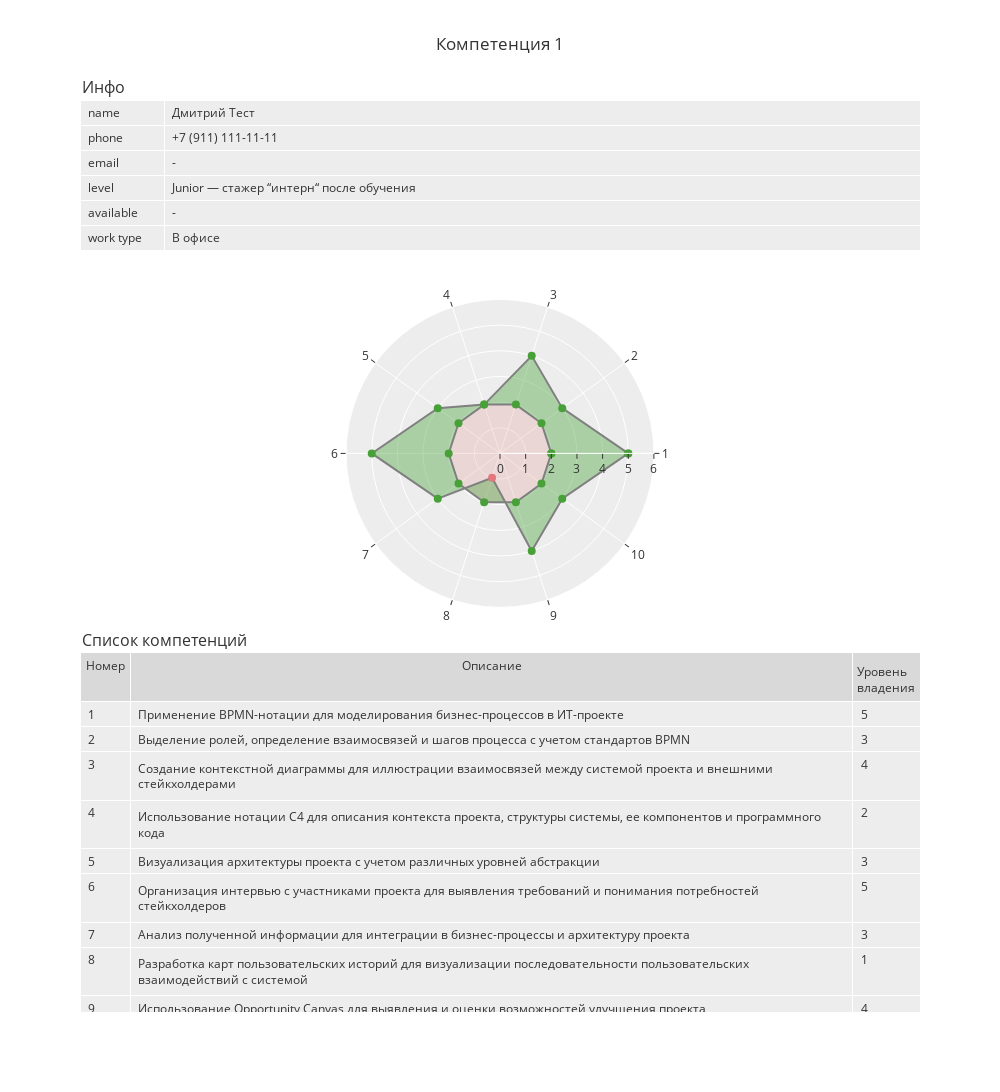

Notebook code cell kept with this figure:
### Markdown cell above
Настраиваем вывод:
- назначаем шаблон отрисовки
- добавляем название
- устанавливаем размеры
- выключаем отображение легенды
- для RadarChart рисуем размерную сетку

### Code cell
fig.update_layout(
    template='ggplot2',
    title=dict(text=expertise),
    height=1200,
    width=1000,
    showlegend=False,    
    polar=dict(
        radialaxis=dict(
            range=[0,6],
            visible=True),
    ),
)

### Figure 1 — Plotly figure (JSON) as saved in the notebook; plotly's stock layout.template omitted (floating-point values rounded to 4 significant figures)
{"data": [{"cells": {"align": "left", "height": 25, "values": [["name", "phone", "email", "level", "available", "work type"], ["Дмитрий Тест", "+7 (911) 111-11-11", "-", "Junior — стажер “интерн“ после обучения", "-", "В офисе"]]}, "columnwidth": [0.1, 0.9, 0], "domain": {"x": [0, 1], "y": [0.8312, 1]}, "header": {"align": "left", "height": 0, "values": ["", ""]}, "type": "table"}, {"customdata": ["Знаю только теорию", "Знаю только теорию", "Знаю только теорию", "Знаю только теорию", "Знаю только теорию", "Знаю только теорию", "Знаю только теорию", "Знаю только теорию", "Знаю только теорию", "Знаю только теорию", "Знаю только теорию"], "fill": "tonext", "fillcolor": "rgba(226,120,123,0.2)", "hovertemplate": "%{customdata}", "line": {"color": "grey"}, "marker": {"color": ["rgba(72,161,56,1)", "rgba(72,161,56,1)", "rgba(72,161,56,1)", "rgba(72,161,56,1)", "rgba(72,161,56,1)", "rgba(72,161,56,1)", "rgba(72,161,56,1)", "rgba(72,161,56,1)", "rgba(72,161,56,1)", "rgba(72,161,56,1)", "rgba(72,161,56,1)"], "size": 8}, "mode": "lines+markers", "name": "Reference", "r": [2, 2, 2, 2, 2, 2, 2, 2, 2, 2, 2], "subplot": "polar", "theta": ["1", "2", "3", "4", "5", "6", "7", "8", "9", "10", "1"], "type": "scatterpolar"}, {"customdata": ["Владею в совершенстве и активно использую на практике", "Знаю теорию и применяю на практике, но есть сложности", "Использую на практике, теории не знаю", "Знаю только теорию", "Знаю теорию и применяю на практике, но есть сложности", "Владею в совершенстве и активно использую на практике", "Знаю теорию и применяю на практике, но есть сложности", "Не знаю вообще как", "Использую на практике, теории не знаю", "Знаю теорию и применяю на практике, но есть сложности", "Владею в совершенстве и активно использую на практике"], "fill": "tonext", "fillcolor": "rgba(72,161,56,0.4)", "hovertemplate": "%{customdata}", "line": {"color": "grey"}, "marker": {"color": ["rgba(72,161,56,1)", "rgba(72,161,56,1)", "rgba(72,161,56,1)", "rgba(72,161,56,1)", "rgba(72,161,56,1)", "rgba(72,161,56,1)", "rgba(72,161,56,1)", "rgba(226,120,123,1)", "rgba(72,161,56,1)", "rgba(72,161,56,1)", "rgba(72,161,56,1)"], "size": 8}, "mode": "lines+markers", "name": "Дмитрий Тест", "r": [5, 3, 4, 2, 3, 5, 3, 1, 4, 3, 5], "subplot": "polar", "theta": ["1", "2", "3", "4", "5", "6", "7", "8", "9", "10", "1"], "type": "scatterpolar"}, {"cells": {"align": "left", "height": 25, "values": [["1", "2", "3", "4", "5", "6", "7", "8", "9", "10"], ["Применение BPMN-нотации для моделирования бизнес-процессов в ИТ-проекте", "Выделение ролей, определение взаимосвязей и шагов процесса с учетом стандартов BPMN", "Создание контекстной диаграммы для иллюстрации взаимосвязей между системой проекта и внешними стейкхолдерами", "Использование нотации C4 для описания контекста проекта, структуры системы, ее компонентов и программного кода", "Визуализация архитектуры проекта с учетом различных уровней абстракции", "Организация интервью с участниками проекта для выявления требований и понимания потребностей стейкхолдеров", "Анализ полученной информации для интеграции в бизнес-процессы и архитектуру проекта", "Разработка карт пользовательских историй для визуализации последовательности пользовательских взаимодействий с системой", "Использование Opportunity Canvas для выявления и оценки возможностей улучшения проекта", "Анализ потенциальных выгод и рисков для принятия информированных решений"], [5, 3, 4, 2, 3, 5, 3, 1, 4, 3]]}, "columnwidth": [0.06, 0.86, 0.08], "domain": {"x": [0, 1], "y": [0, 0.3937]}, "header": {"align": "center", "values": ["Номер", "Описание", "Уровень владения"]}, "type": "table"}], "layout": {"annotations": [{"font": {"size": 16}, "showarrow": false, "text": "Инфо", "x": 0, "xanchor": "left", "xref": "paper", "y": 1, "yanchor": "bottom", "yref": "paper"}, {"font": {"size": 16}, "showarrow": false, "text": "Список компетенций", "x": 0, "xanchor": "left", "xref": "paper", "y": 0.3937, "yanchor": "bottom", "yref": "paper"}], "height": 1200, "polar": {"domain": {"x": [0, 1], "y": [0.4437, 0.7812]}, "radialaxis": {"range": [0, 6], "visible": true}}, "showlegend": false, "title": {"text": "Компетенция 1"}, "width": 1000}}
